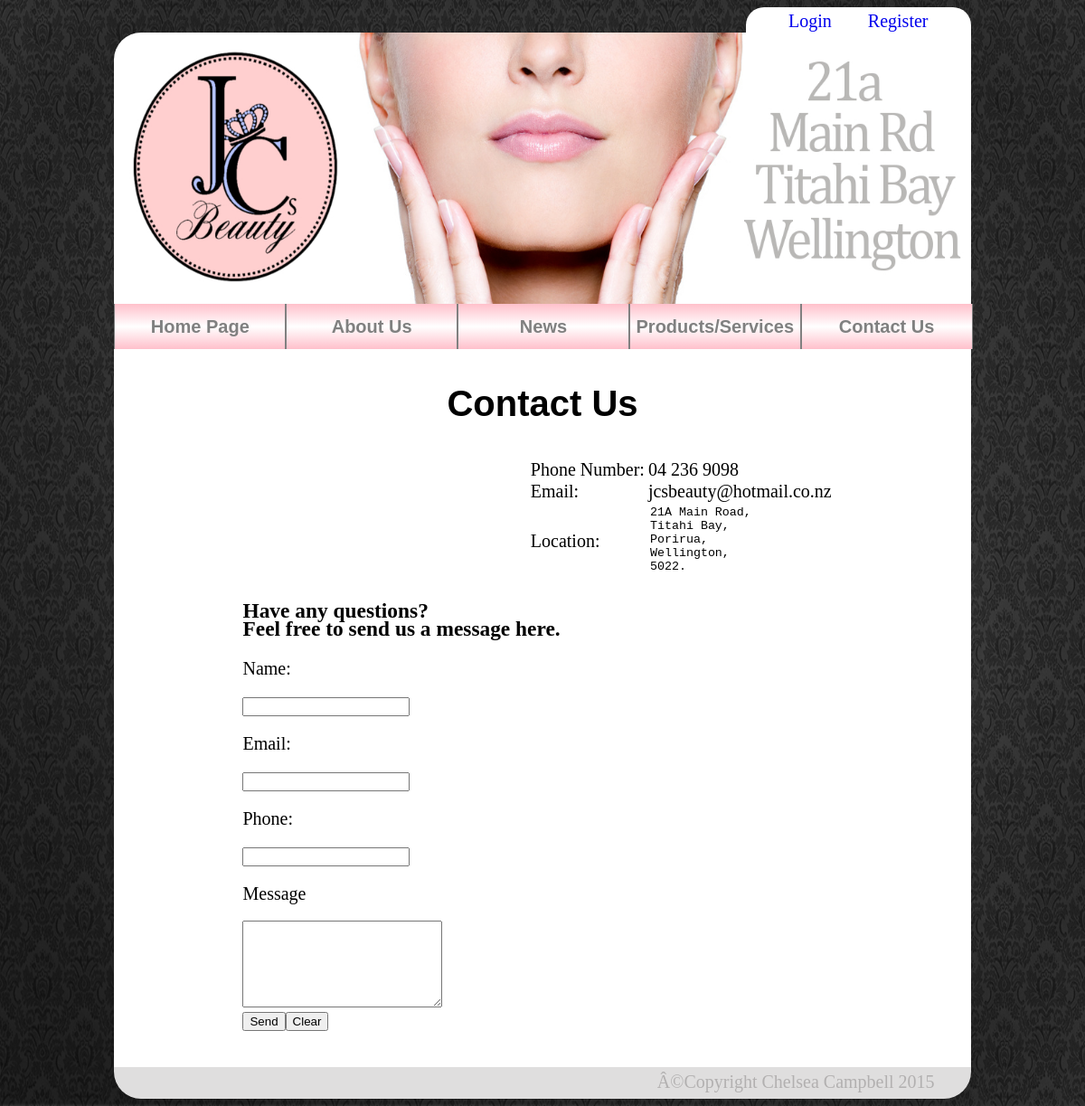
The page /Contact_Us.php on the database its author committed.
### tables this page shows
CREATE TABLE IF NOT EXISTS `tblcontactinfo` (
  `phone_no` varchar(20) NOT NULL,
  `email` varchar(50) NOT NULL,
  `location` varchar(100) NOT NULL,
  `id` int(11) NOT NULL
);

### Contact_Us.php (the view, shortened to what this page needs)
<?php
require("LoggedInOrNot.php");
?>
<!DOCTYPE html>
<html>
<head>
<link rel="stylesheet" type="text/css" href="Css.css">
</head>
<body>
	<div id="Main">
		<div id="Header">
		<img src="Header2.jpg" alt="Header_Image" style="width:100%;height:300px">
		</div>
		<div id="Content">
			 	<div id="Nav">
					<ul id="Nav_Content">
						<li ><a href="Index.php">Home Page</a></li>
						<li><a href="About_Us.php">About Us</a></li>
						<li><a href="News.php">News</a></li>
						<li><a href="">Products/Services</a>
						<li><a href="Contact_Us.php">Contact Us</a></li>
					</ul>
				</div>
			<h1>Contact Us</h1>
			<div id="DatabaseStuff">
<?php
include_once("DatabaseLogin.php");
		echo "<table>";
	  	$result = mysqli_query($con,"SELECT * FROM tblcontactinfo");
		while ($row=mysqli_fetch_row($result))
		{
		  	echo
		  	"<tr>".
		  			"<td> Phone Number:      </td>".
		  			"<td> " . $row[0]."</td>".
		  	"</tr>".
			"<tr>".
					"<td> Email: </td>".
		  	 	  	"<td> " .$row[1]. "</td>".
			"</tr>".
			"<tr>".
					"<td> Location: </td>".
		  	 	   "<td> "."<textarea id='box' readonly rows='5' cols='30'>". $row[2]."</textarea>"."</td>".
		  	"</tr>";
		  }
		   echo "</table>";
 	?>
	</div>
	 <div id="contact">
<h3>Have any questions?<br/> Feel free to send us a message here.</h3>
<form name="FormEmailUs" id="FormEmailUs"action="<?php echo $_SERVER['php_SELF'];?>" method="post" onsubmit="return validateForm()">
<p>Name:</p> <input type="text" name="name" id="name">
<p>Email:</p> <input type="email" name="email" id="email">
<p>Phone:</p> <input type="text" name="phone" id="phone">
<p>Message</p><textarea name="message" id="message" rows="6" cols="25"></textarea><br />
<input type="submit" name="submit" value="Send"><input type="reset" value="Clear">
</form>
	</div>
		</div>
		<div id="Footer">
		<footer> Â©Copyright Chelsea Campbell 2015</footer>
		</div>
	</div>
</body>
</html>

### Css.css (style rules this page uses)
h1 { text-align:center; }
#Nav { height: 50px; margin-top:0px; }
#Nav_Content { height: 50px; padding: 0; margin: 0; width: 79.1%; position: absolute }
#Nav_Content li { height: 50px; width: 20%; float:left; text-align: center; list-style: none; font: bold 20px Arial; padding: 0; margin: 0; background: linear-gradient(pink, white, pink); }
#Nav_Content a { height:22px; padding: 14px 0; border-left: 1px solid gray; border-right: 1px solid gray; text-decoration: none; color: gray; display: block; }
#Content { background: white; margin-left:10%; margin-right:10%; line-height:20px; padding-bottom:40px; margin-top:0px; overflow: auto }
#Header img { border-radius: 30px 0px 0px 0px; margin-top:0px; margin-bottom:0px; }
#Header { height:300px; margin-right:10%; margin-left:10%; margin-top:0px; margin-bottom:0px; }
#Footer { border-radius: 0px 0px 30px 30px; background-color:#dfdede; margin-left:10%; margin-right:10%; height:35px; color:#b2b0b0; }
#Footer footer { float: right; margin-right:40px; margin-top:5px; }
#contact { margin-left:15%; float: left; }
#DatabaseStuff { float: right; margin-right:10%; }
#box { resize: none; border: none; outline: none; }
h1 { text-align: center; font-family: Tahoma, Arial, sans-serif; color:black; margin: 50px 0; }

### rows shown on the page
tblcontactinfo: phone_no "04 236 9098", email "jcsbeauty@hotmail.co.nz", location "21A Main Road, Titahi Bay, Porirua, Wellington, 5022."
